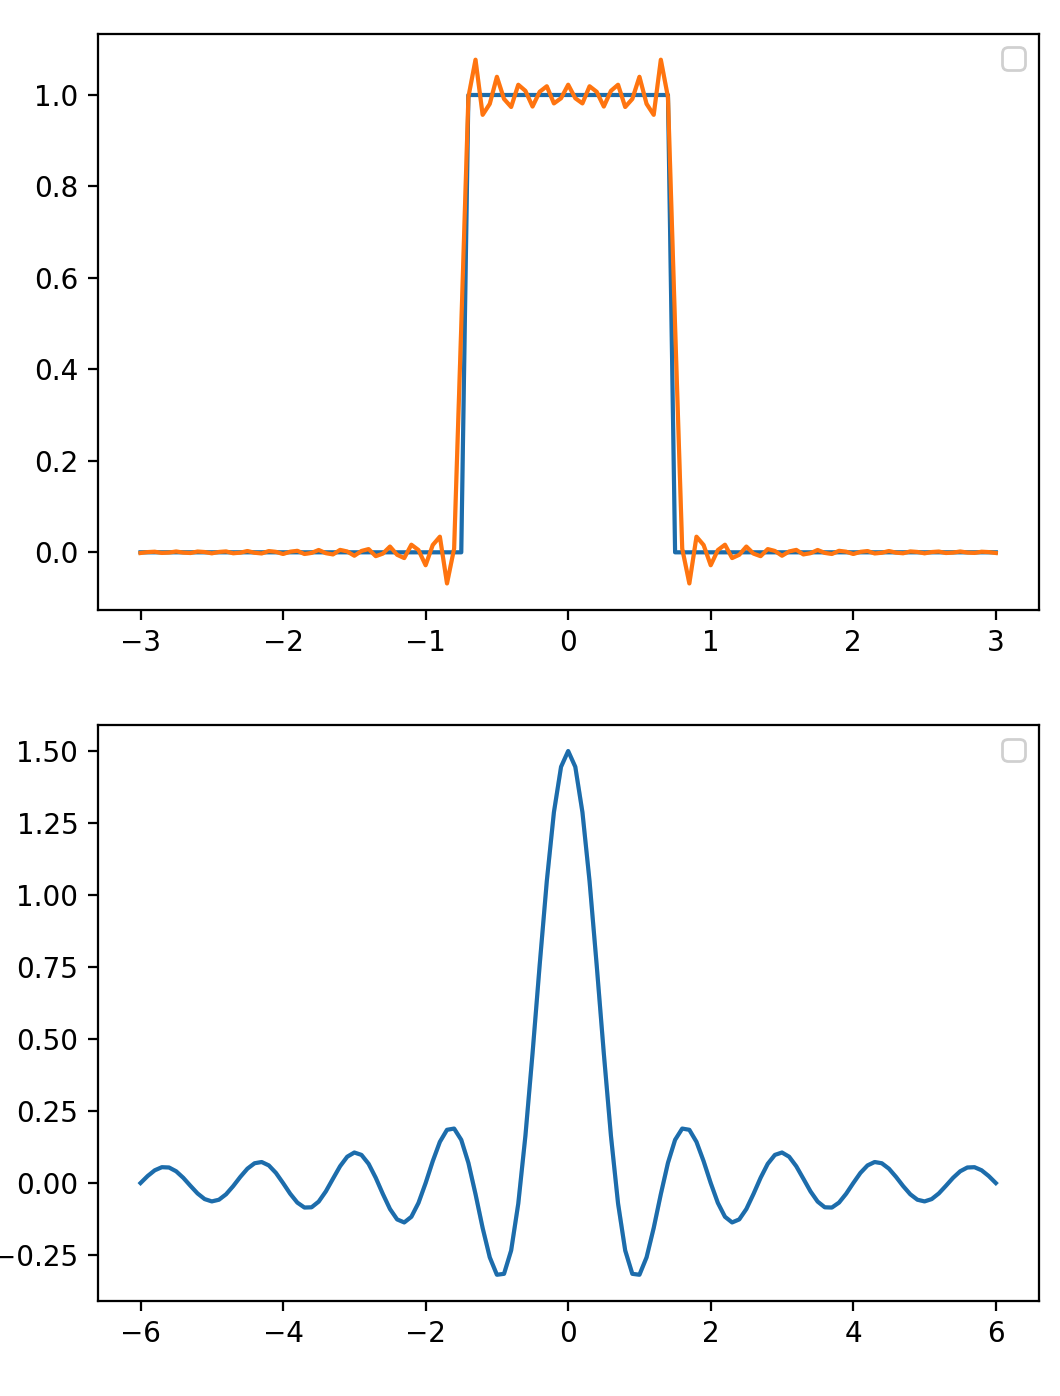

Source code (Python):
import numpy as np
import matplotlib.pyplot as plt
from scipy.integrate import quad


def rect(t: float) -> float:
    if np.abs(t) < 0.75:
        return 1
    else:
        return 0


def kernel(t: float, F: float) -> complex:
    return np.exp(1j * 2 * np.pi * F * t)


def analyse(x, Trange: list[float]):
    def x_ft(F: float):
        return quad(
            lambda t: kernel(-t, F) * x(t),
            np.min(Trange),
            np.max(Trange),
            complex_func=True,
        )[0].real

    return x_ft


def synthese(X, Frange: list[float]):
    def x(t: float):
        return quad(
            lambda F: kernel(t, F) * X(F),
            np.min(Frange),
            np.max(Frange),
            complex_func=True,
        )[0].real

    return x


Trange = np.linspace(-3, +3, 121, endpoint=True)
Frange = np.linspace(-6, +6, 121, endpoint=True)

rect_ft = analyse(rect, Trange)
rect_synth = synthese(rect_ft, Frange)


plt.figure()
plt.subplot(211)
plt.plot(
    Trange,
    [rect(tt) for tt in Trange],
)
plt.plot(
    Trange,
    [rect_synth(tt) for tt in Trange],
)
plt.legend()

plt.subplot(212)

plt.plot(
    Frange,
    [rect_ft(ff) for ff in Frange],
)
plt.legend()
plt.show()
